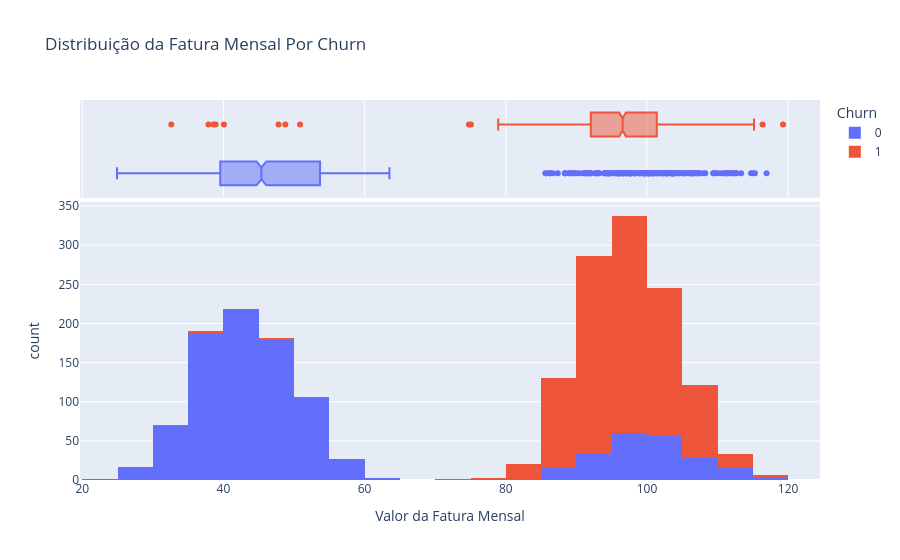

Notebook code cell kept with this figure:
### Markdown cell above
### 4.4. Gráfico de Distribuição da Fatura Mensal Por Churn

### Code cell
# Gráfico - Versão Interativa

# Análise por Fatura Mensal
dsa_fig_hist_fatura = px.histogram(df_churn, 
                                   x = 'Fatura_Mensal', 
                                   color = 'Churn', 
                                   marginal = 'box',
                                   title = 'Distribuição da Fatura Mensal Por Churn',
                                   labels = {'Fatura_Mensal': 'Valor da Fatura Mensal'})
dsa_fig_hist_fatura.show()

### Figure 1 — Plotly figure (JSON) as saved in the notebook; plotly's stock layout.template omitted (floating-point values rounded to 4 significant figures; data arrays with more than 128 entries replaced by an {"elided": "..."} marker saying what was removed)
{"data": [{"bingroup": "x", "hovertemplate": "Churn=0<br>Valor da Fatura Mensal=%{x}<br>count=%{y}<extra></extra>", "legendgroup": "0", "marker": {"color": "#636efa", "pattern": {"shape": ""}}, "name": "0", "orientation": "v", "showlegend": true, "type": "histogram", "x": {"elided": "1019 float values"}, "xaxis": "x", "yaxis": "y"}, {"hovertemplate": "Churn=0<br>Valor da Fatura Mensal=%{x}<extra></extra>", "legendgroup": "0", "marker": {"color": "#636efa"}, "name": "0", "notched": true, "showlegend": false, "type": "box", "x": {"elided": "1019 float values"}, "xaxis": "x2", "yaxis": "y2"}, {"bingroup": "x", "hovertemplate": "Churn=1<br>Valor da Fatura Mensal=%{x}<br>count=%{y}<extra></extra>", "legendgroup": "1", "marker": {"color": "#EF553B", "pattern": {"shape": ""}}, "name": "1", "orientation": "v", "showlegend": true, "type": "histogram", "x": {"elided": "981 float values"}, "xaxis": "x", "yaxis": "y"}, {"hovertemplate": "Churn=1<br>Valor da Fatura Mensal=%{x}<extra></extra>", "legendgroup": "1", "marker": {"color": "#EF553B"}, "name": "1", "notched": true, "showlegend": false, "type": "box", "x": {"elided": "981 float values"}, "xaxis": "x2", "yaxis": "y2"}], "layout": {"barmode": "relative", "legend": {"title": {"text": "Churn"}, "tracegroupgap": 0}, "title": {"text": "Distribuição da Fatura Mensal Por Churn"}, "xaxis": {"anchor": "y", "domain": [0, 1], "title": {"text": "Valor da Fatura Mensal"}}, "xaxis2": {"anchor": "y2", "domain": [0, 1], "matches": "x", "showgrid": true, "showticklabels": false}, "yaxis": {"anchor": "x", "domain": [0, 0.7326], "title": {"text": "count"}}, "yaxis2": {"anchor": "x2", "domain": [0.7426, 1], "matches": "y2", "showgrid": false, "showline": false, "showticklabels": false, "ticks": ""}}}
